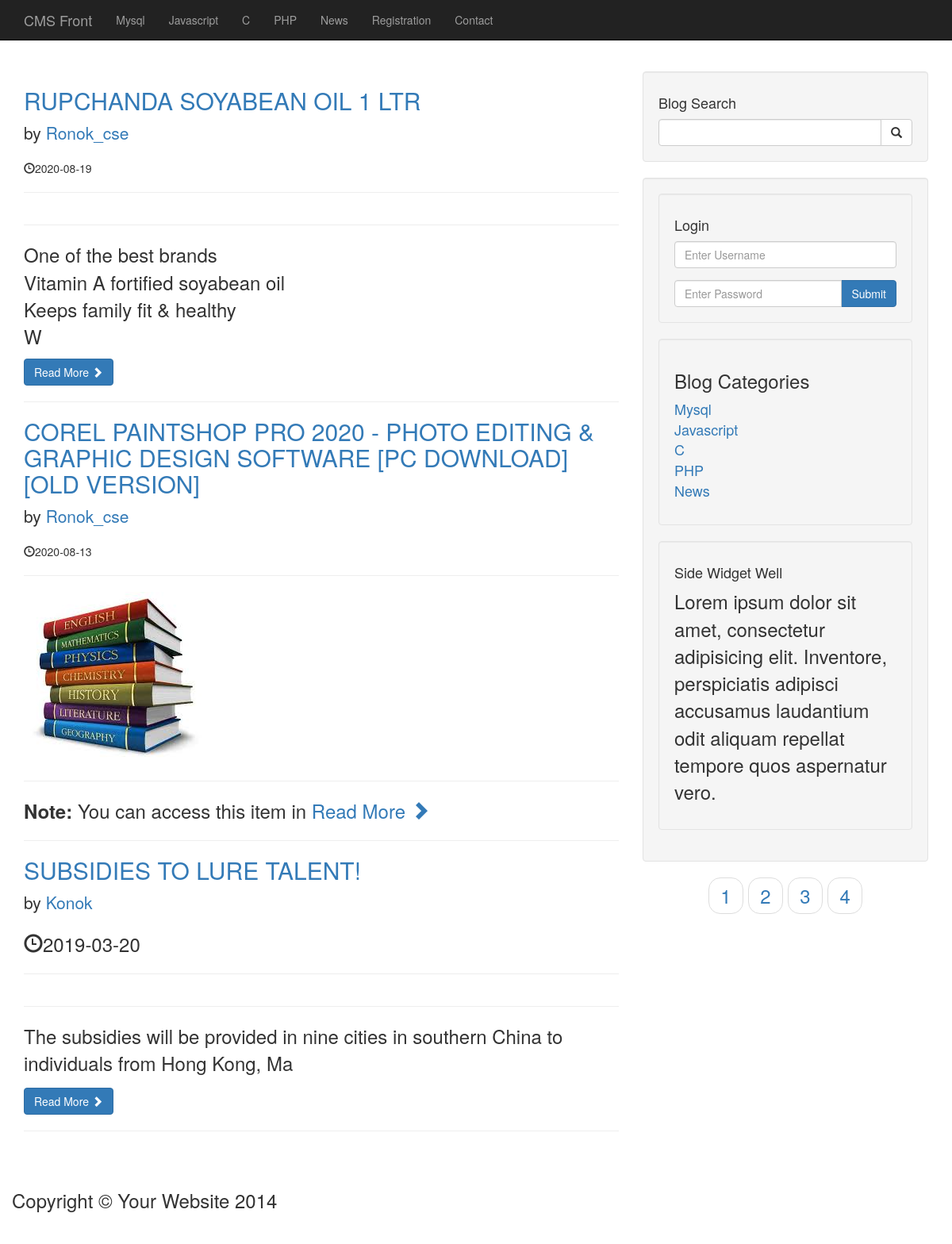
Page /cms/index.php on the committed database.
### tables this page shows
CREATE TABLE IF NOT EXISTS `categories` (
  `cat_id` int(3) NOT NULL AUTO_INCREMENT,
  `cat_title` varchar(256) NOT NULL,
  PRIMARY KEY (`cat_id`)
);

CREATE TABLE IF NOT EXISTS `posts` (
  `post_id` int(3) NOT NULL AUTO_INCREMENT,
  `post_category_id` int(3) NOT NULL,
  `post_title` varchar(255) NOT NULL,
  `post_author` varchar(255) NOT NULL,
  `post_date` date NOT NULL,
  `post_image` text NOT NULL,
  `post_content` varchar(2500) NOT NULL,
  `post_tags` varchar(255) NOT NULL,
  `post_comment_count` int(11) NOT NULL,
  `post_status` varchar(255) NOT NULL DEFAULT 'draft',
  `post_views_count` int(11) NOT NULL,
  PRIMARY KEY (`post_id`)
);

### cms/index.php (the view, shortened to what this page needs)
<?php session_start();
 include "includes/db.php";
 include "includes/header.php";
 ?>
    <?php
       include "includes/navigation.php";
     ?>
    <div class="container">
        <div class="row">
            <div class="col-md-8">
                <?php
                $per_page=3;
                if(isset($_GET['page']))
                {
                    $page=$_GET['page'];
                }
                else
                {
                    $page="";
                }
                if($page == "" || $page ==1)
                {
                    $page_1=0;
                }
                else
                {
                    $page_1=($page* $per_page)- $per_page;
                }
                 if(isset($_SESSION['user_role']) &&$_SESSION['user_role']='admin' )
                {
                   $_SESSION['user_role'];
                   $select_query="SELECT * FROM posts ";
                }
               else
               {
                   $select_query="SELECT * FROM posts  WHERE post_status='published' ";
               }
                $find_count= mysqli_query($connection,$select_query);
                $count = mysqli_num_rows($find_count);
                if($count<1)
                {
                    echo "<h1 class='text-center'>No Post Available</h1>";
                }
                else
                {
                $count=ceil($count/3);
                 $query="SELECT * from posts  ORDER BY post_id DESC LIMIT {$page_1} , $per_page ";
                 $select_all_post= mysqli_query($connection,$query);
                 while($row = mysqli_fetch_assoc($select_all_post))
                 {
                    $post_id = $row['post_id'];
                    $post_title = $row['post_title'];
                    $post_author = $row['post_author'];
                    $post_date = $row['post_date'];
                    $post_image = $row['post_image'];
                    $post_content = substr($row['post_content'], 0,100) ;
                    ?>
                <h2>
                     <a href="post.php?p_id=<?php echo $post_id;?>"><?php echo strtoupper($post_title);?></a>
                </h2>
                <p class="lead">
                    by <a href="author_post.php?author=<?php echo ucwords($post_author); ?>&p_id=<?php echo $post_id; ?>"><?php echo ucwords($post_author); ?></a>
                </p>
                <p><span class="glyphicon glyphicon-time"></span><?php echo $post_date; ?></p>
                <hr>
                <a href="post.php?p_id=<?php echo $post_id;?>">
                <img class="img-responsive" src="images/<?php echo $post_image; ?>" alt="">
                </a>
                <hr>
                 <p><font size="+2"><?php echo $post_content; ?></font></p>
                <a class="btn btn-primary" href="post.php?p_id=<?php echo $post_id;?>">Read More <span class="glyphicon glyphicon-chevron-right"></span></a>
                <hr>
                 <?php   }}?>
            </div>
            <?php include "includes/sidebar.php"; ?>
        </div>
        <ul class="pager">
            <?php
            for($i=1;$i<=$count;$i++)
            {
                if($i == $page)
                {
                     echo "<li> <a class='active_link' href='index.php?page={$i}'>$i</a></li>";
                }
                else
                {
                     echo "<li> <a href='index.php?page={$i}'>$i</a></li>";
                }
            }
             ?>
        </ul>
        <?php include "includes/footer.php"; ?>

### cms/includes/navigation.php (shortened to what this page needs)
<nav class="navbar navbar-inverse navbar-fixed-top" role="navigation">
        <div class="container">
            <div class="navbar-header">
                <a class="navbar-brand" href="index.php">CMS Front</a>
            </div>
            <div class="collapse navbar-collapse" id="bs-example-navbar-collapse-1">
                <ul class="nav navbar-nav">
                    <?php
                    $query = "SELECT * FROM categories";
                    $select_all_categories_query= mysqli_query($connection,$query);
                   while($row = mysqli_fetch_assoc($select_all_categories_query))
                    {
                        $cat_id=$row['cat_id'];
                        $cat_title = $row['cat_title'];
                        $cat_class ='';
                        $registration_class='';
                        echo "<li class='$cat_class'><a href='./category.php?category={$cat_id}'>{$cat_title}</a></li>";
                    }
                     ?>
                     <li class="<?php echo $registration_class;?>">
                        <a href="registration.php">Registration</a>
                    </li>
                    <li>
                        <a href="contact.php">Contact</a>
                    </li>
                </ul>
            </div>
        </div>
    </nav>

### cms/includes/sidebar.php (shortened to what this page needs)
<div class="col-md-4">
                <div class="well">
                    <h4>Blog Search</h4>
                    <form action="search.php" method="post">
                    <div class="input-group">
                        <input  name="search" type="text" class="form-control">
                        <span class="input-group-btn">
                            <button name="submit" class="btn btn-default" type="submit">
                                <span class="glyphicon glyphicon-search"></span>
                        </button>
                        </span>
                    </div>
                </form>
                </div>
                <div class="well">
                 <?php if(isset($_SESSION['user_role'])): ?>
                    <h4>Logged in as <?php echo $_SESSION['username'] ?></h4>
                    <a href="includes/logout.php" class="btn btn-primary">Logout</a>
                </div>
                 <?php else : ?>
                    <div class="well">
                    <h4>Login</h4>
                    <form action="includes/login.php" method="post">
                    <div class="form-group">
                        <input  name="username" type="text" class="form-control" placeholder="Enter Username">
                    </div>
                    <div class="input-group">
                        <input  name="password" type="password" class="form-control" placeholder="Enter Password">
                        <span class="input-group-btn">
                            <button class="btn btn-primary" name="login" type="submit">Submit
                            </button>
                        </span>
                    </div>
                </form>
                </div>
                 <?php endif; ?>
                <?php
                    $query = "SELECT * FROM categories";
                    $select_all_categories_query= mysqli_query($connection,$query);
                 ?>
                <div class="well">
                    <h3>Blog Categories</h3>
                    <div class="row">
                        <div class="col-lg-12">
                            <ul class="list-unstyled ">
                                <?php
                                while($row = mysqli_fetch_assoc($select_all_categories_query))
                                {
                                $cat_title = $row['cat_title'];
                                $cat_id=$row['cat_id'];
                                echo "<font size='+1'><li><a href='category.php?category=$cat_id'>{$cat_title}</a></li></font>";
                                }
                                 ?>
                            </ul>
                        </div>
                    </div>
                </div>
                <?php include "widget.php"; ?>
            </div>

### cms/css/blog-home.css (style rules this page uses)
body { padding-top: 70px; }

### rows in the picture
categories: cat_title "Mysql"
categories: cat_title "Javascript"
categories: cat_title "C"
categories: cat_title "PHP"
categories: cat_title "News"
posts: post_title "RUPCHANDA SOYABEAN OIL 1 LTR", post_author "Ronok_cse", post_date "2020-08-19", post_content "Vitamin A fortified soyabean oil Keeps family fit & healthy W"
posts: post_title "COREL PAINTSHOP PRO 2020 - PHOTO EDITING & GRAPHIC DESIGN SOFTWARE [PC DOWNLOAD][OLD VERSION]", post_author "Ronok_cse", post_date "2020-08-13", post_image (picture), post_content "Note: You can access this item in"
posts: post_title "SUBSIDIES TO LURE TALENT!", post_author "Konok", post_date "2019-03-20"
